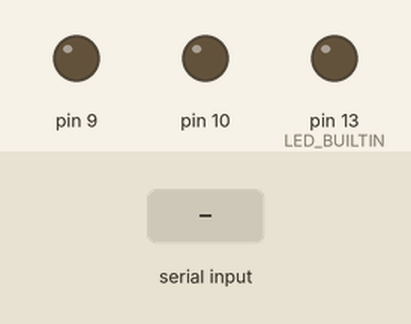
This sketch was run on a simulated Arduino Uno, built with avr-gcc and run on an emulated ATmega328P. Shown: output pins drawn as LEDs (lit = HIGH). The inputs (shaded band) are chosen by the test bench.

Above: at 1.2 s.
1.3 s: "90,45\n" received over Serial
At 1.35 s:
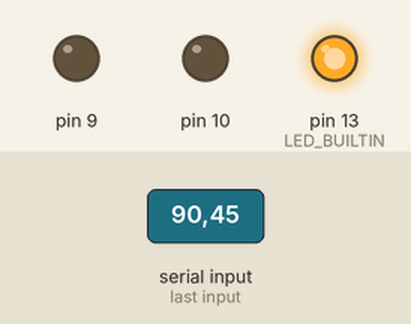
Timing chart, 0 to 7.9 s (numbered marks = the images above; inputs shaded):
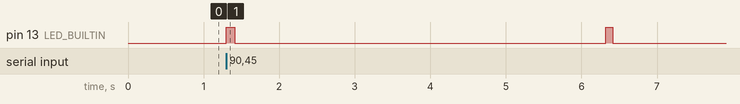

The sketch:

Arduino.ino
```cpp
volatile int numBytesRead = 0;
volatile int dataMode = 0;
volatile int powerLevel = 0;
volatile int fanTimeout = 0;
volatile int ledTimeout = 0;

byte handshake[] = { 'w', 'i', 'n', 'd' };

// Registers
//
// TCNT1 = Timer/Counter 1 (16-bit)
//
// OCR1A = Output Compare Register 1A (16-bit)
// OCR1B = Output Compare Register 1B (16-bit)
//
// ICR1 = Input Capture Register 1 (16-bit)
//
// TCCR1A = Timer Counter Control Register 1A (8-bit)
// TCCR1B = Timer Counter Control Register 1B (8-bit)
//
// PIN 9 = OC0B
// PIN 10 = OC0A

void setup() {
  // Clear timer counter control registers
  TCCR1A = 0;
  TCCR1B = 0;

  // Clear timer/counter register
  TCNT1 = 0;

  // COM1A1,COM1B1 = Set compre mode to clear OC1 on comare match
  // WGM11+WGM13 = Set timer/counter mode=Phase correct PWM, TOP=ICR1, Update of OCR1x at TOP, TOV1 flag set on BOTTOM
  // CS10 = Set clock source to clk(i/o) without prescaling (raw internal clock)
  TCCR1A = _BV(COM1A1) | _BV(COM1B1) | _BV(WGM11);
  TCCR1B = _BV(WGM13) | _BV(CS10);

  // set TOP value
  ICR1 = 320;

  // configure pins 9 and 10 to be output
  pinMode(9, OUTPUT);
  pinMode(10, OUTPUT);

  // configure led pin to be output
  pinMode(LED_BUILTIN, OUTPUT);

  // start USB port communications
  Serial.begin(9600);
}

void loop() {
  if (Serial.available() > 0) {
    fanTimeout = 0;
    ledTimeout = 0;

    digitalWrite(LED_BUILTIN, HIGH);

    bool dataIsValid = true;

    byte currentByte = Serial.read();

    numBytesRead++;

    if (numBytesRead == 1) {
      switch (currentByte) {
        case 'w':
          dataMode = 0;
          break;
        case 'L':
          dataMode = 1;
          break;
        case 'R':
          dataMode = 2;
          break;
        default:
          dataIsValid = false;
          break;
      }
    } else {
      switch (dataMode) {
        case 0:
          if (currentByte != handshake[numBytesRead - 1]) {
            dataIsValid = false;
          }
          break;
        case 1:
        case 2:
          if ((currentByte < '0') || (currentByte > '9')) {
            dataIsValid = false;
          } else {
            powerLevel = (powerLevel * 10) + (currentByte - '0');
          }
          break;
      }
    }

    if (!dataIsValid || (numBytesRead == 4)) {
      if (dataIsValid) {
        if (dataMode == 0) {
          Serial.write(handshake, 4);
        } else {
          if ((powerLevel >= 0) && (powerLevel <= 320)) {
            if (dataMode == 1) {
              OCR1A = powerLevel;
            } else {
              OCR1B = powerLevel;
            }
          }
        }
      }

      numBytesRead = 0;
      powerLevel = 0;
    }
  } else {
    delay(10);

    // turn fans off after 5 seconds of no data
    if (fanTimeout < 500) {
      fanTimeout++;
      if (fanTimeout == 500) {
        OCR1A = 0;
        OCR1B = 0;
        digitalWrite(LED_BUILTIN, HIGH);
        ledTimeout = 0;
      }
    }

    // turn led off after 0.1 seconds of no data
    if (ledTimeout < 10) {
      ledTimeout++;
      if (ledTimeout == 10) {
        digitalWrite(LED_BUILTIN, LOW);
      }
    }
  }
}
```

Measured:
- by itself, pin 13 (LED_BUILTIN): alternates HIGH for 0.10 s and LOW for 4.9 s
